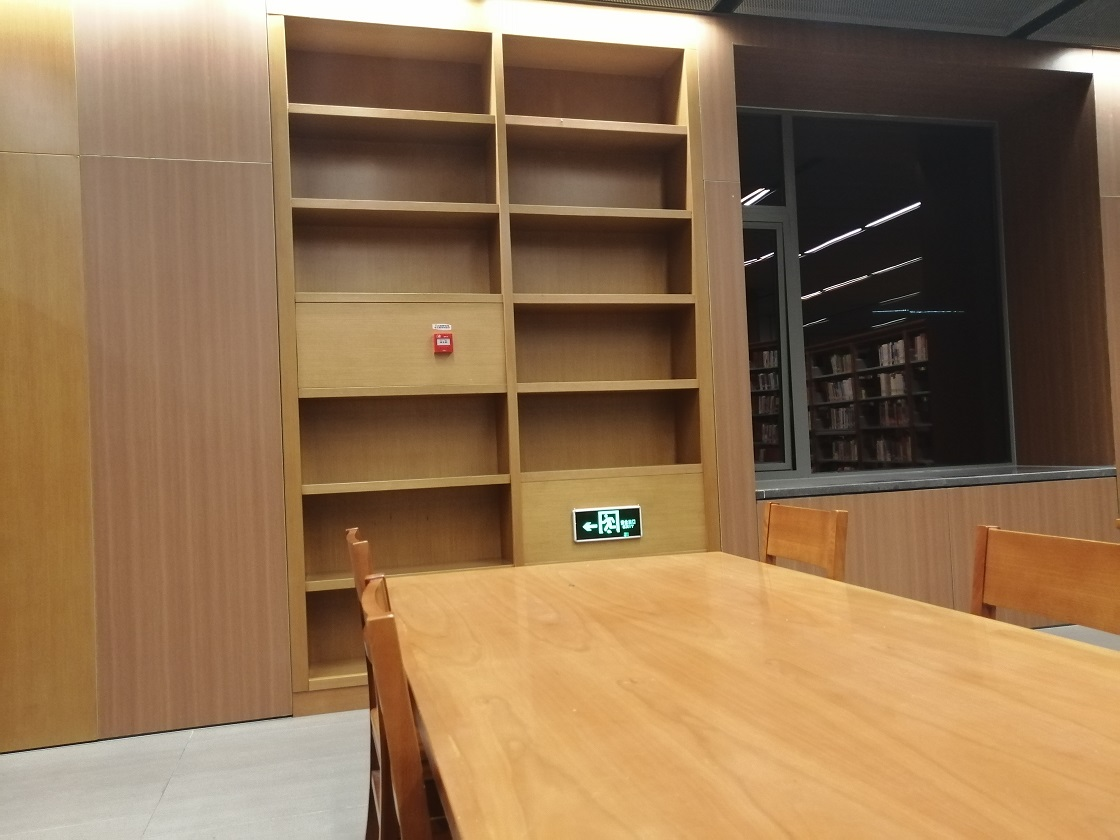
%> input picture thirdHomework/a.jpg, 1120 x 840 px
$ octave one_log.m   (GNU Octave 9; MATLAB toolbox functions it lacks are replaced by stand-ins)
%> lines starting %> are read from the running program, lines starting %| are printed output that depends on the picture
I=imread('a.jpg');         %读取当前路径下的图片
%> I is the input picture: size 840x1120x3 uint8; mean R, G, B 143.9, 113.5, 81.1
subplot(2,2,1);
imshow(I);
title('原始图像');
I1=rgb2gray(I);
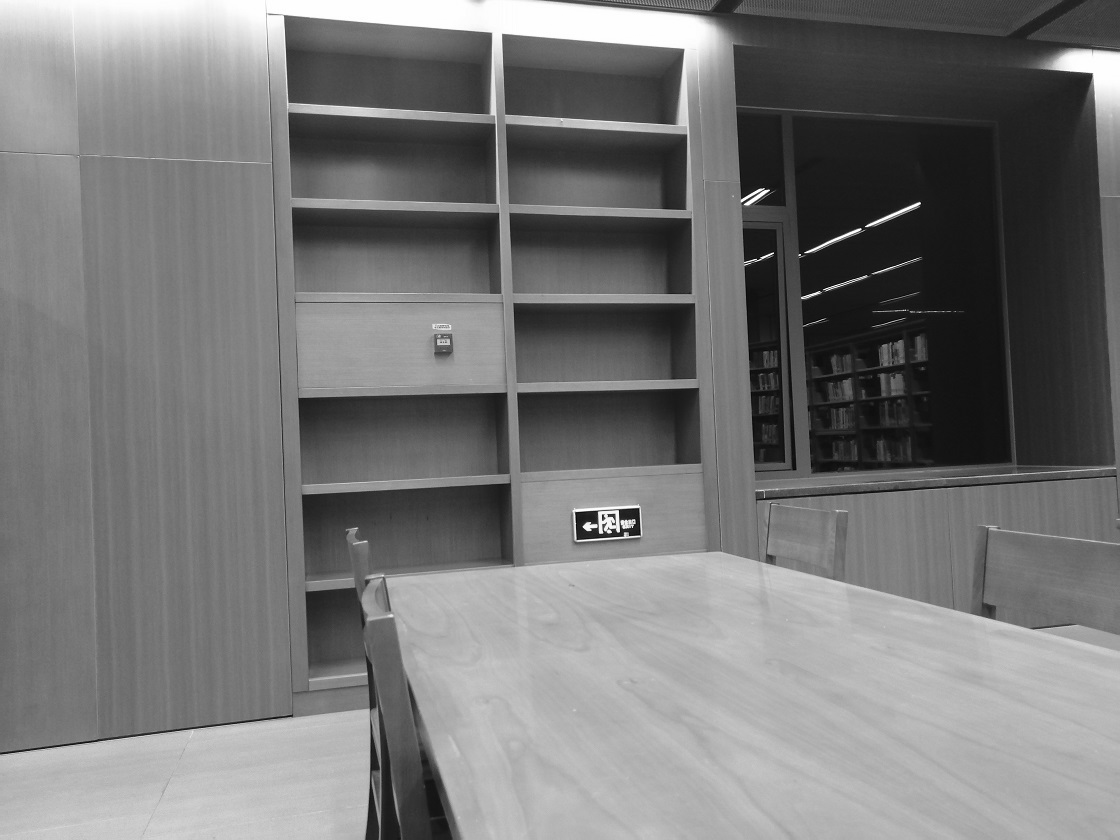
%> I1: size 840x1120 uint8; min 0, max 255, mean 118.9
subplot(2,2,2);
imshow(I1);
title('灰度图像');
I2=edge(I1,'log');
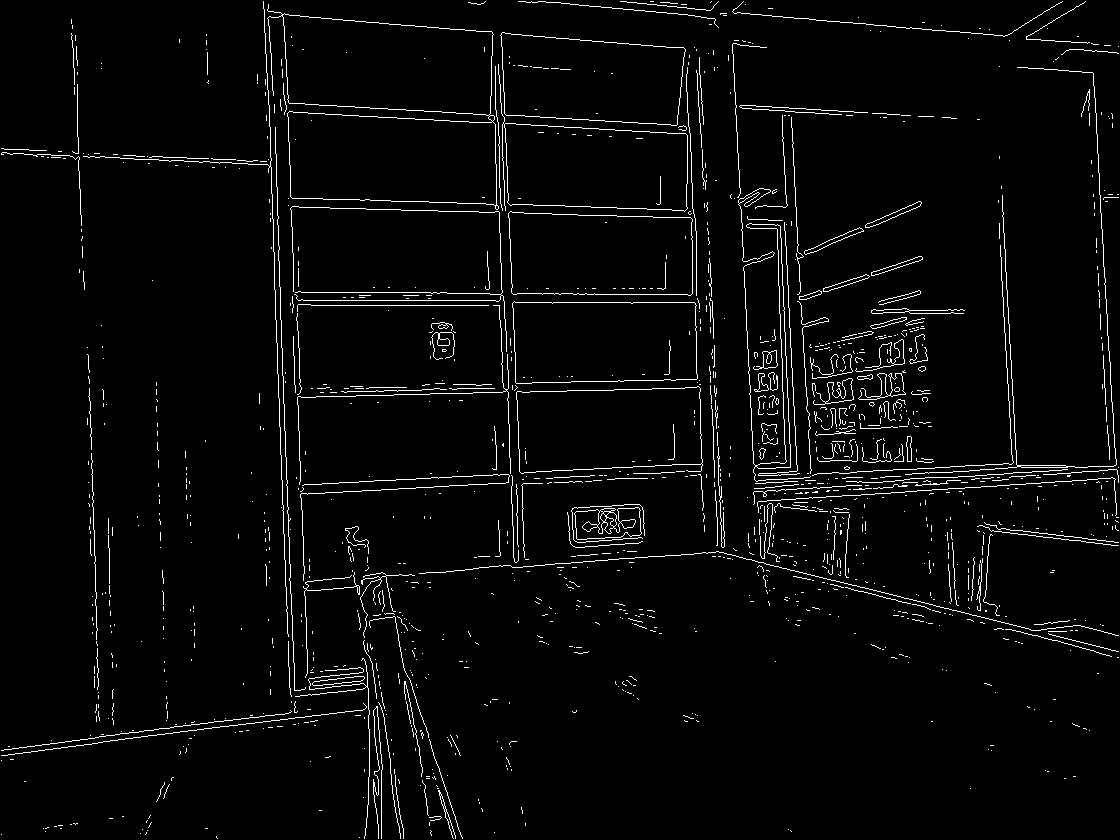
%> I2: size 840x1120 logical; 3.2% white in thin lines or dots
subplot(2,2,3);
imshow(I2);
title('log算子分割结果');
